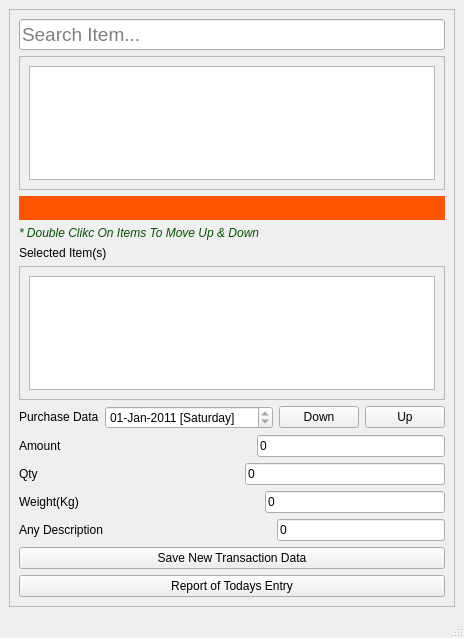
<?xml version="1.0" encoding="UTF-8"?>
<ui version="4.0">
 <class>frmSaveTranNew</class>
 <widget class="QMainWindow" name="frmSaveTranNew">
  <property name="geometry">
   <rect>
    <x>0</x>
    <y>0</y>
    <width>464</width>
    <height>638</height>
   </rect>
  </property>
  <property name="windowTitle">
   <string>MainWindow</string>
  </property>
  <widget class="QWidget" name="centralwidget">
   <layout class="QVBoxLayout" name="verticalLayout_2">
    <item>
     <widget class="QScrollArea" name="scrlArea">
      <property name="verticalScrollBarPolicy">
       <enum>Qt::ScrollBarAlwaysOff</enum>
      </property>
      <property name="horizontalScrollBarPolicy">
       <enum>Qt::ScrollBarAlwaysOff</enum>
      </property>
      <property name="widgetResizable">
       <bool>true</bool>
      </property>
      <widget class="QWidget" name="scrollAreaWidgetContents_6">
       <property name="geometry">
        <rect>
         <x>0</x>
         <y>0</y>
         <width>484</width>
         <height>574</height>
        </rect>
       </property>
       <layout class="QVBoxLayout" name="verticalLayout">
        <item>
         <widget class="QLineEdit" name="txtChooseItem">
          <property name="font">
           <font>
            <pointsize>14</pointsize>
           </font>
          </property>
          <property name="styleSheet">
           <string notr="true"/>
          </property>
          <property name="inputMethodHints">
           <set>Qt::ImhNone</set>
          </property>
          <property name="inputMask">
           <string/>
          </property>
          <property name="text">
           <string/>
          </property>
          <property name="placeholderText">
           <string>Search Item...</string>
          </property>
         </widget>
        </item>
        <item>
         <widget class="QScrollArea" name="scrlLstBoxTran">
          <property name="verticalScrollBarPolicy">
           <enum>Qt::ScrollBarAlwaysOff</enum>
          </property>
          <property name="horizontalScrollBarPolicy">
           <enum>Qt::ScrollBarAlwaysOff</enum>
          </property>
          <property name="widgetResizable">
           <bool>true</bool>
          </property>
          <widget class="QWidget" name="scrollAreaWidgetContents_7">
           <property name="geometry">
            <rect>
             <x>0</x>
             <y>0</y>
             <width>464</width>
             <height>101</height>
            </rect>
           </property>
           <layout class="QHBoxLayout" name="horizontalLayout_5">
            <item>
             <widget class="QListWidget" name="lstExistingDataTran">
              <property name="sizePolicy">
               <sizepolicy hsizetype="Expanding" vsizetype="Expanding">
                <horstretch>0</horstretch>
                <verstretch>0</verstretch>
               </sizepolicy>
              </property>
              <property name="font">
               <font>
                <pointsize>16</pointsize>
               </font>
              </property>
              <property name="verticalScrollBarPolicy">
               <enum>Qt::ScrollBarAlwaysOff</enum>
              </property>
              <property name="horizontalScrollBarPolicy">
               <enum>Qt::ScrollBarAlwaysOff</enum>
              </property>
             </widget>
            </item>
           </layout>
          </widget>
         </widget>
        </item>
        <item>
         <widget class="QLabel" name="lblTotalMatchFoundTran">
          <property name="sizePolicy">
           <sizepolicy hsizetype="Preferred" vsizetype="Fixed">
            <horstretch>0</horstretch>
            <verstretch>0</verstretch>
           </sizepolicy>
          </property>
          <property name="font">
           <font>
            <pointsize>16</pointsize>
            <weight>75</weight>
            <bold>true</bold>
           </font>
          </property>
          <property name="styleSheet">
           <string notr="true">background-color: rgb(255, 85, 0);</string>
          </property>
          <property name="text">
           <string/>
          </property>
          <property name="alignment">
           <set>Qt::AlignCenter</set>
          </property>
         </widget>
        </item>
        <item>
         <widget class="QLabel" name="label_3">
          <property name="font">
           <font>
            <weight>50</weight>
            <italic>true</italic>
            <bold>false</bold>
           </font>
          </property>
          <property name="styleSheet">
           <string notr="true">color: rgb(0, 85, 0);</string>
          </property>
          <property name="text">
           <string>* Double Clikc On Items To Move Up &amp; Down</string>
          </property>
         </widget>
        </item>
        <item>
         <widget class="QLabel" name="lblTotalAddedItems">
          <property name="sizePolicy">
           <sizepolicy hsizetype="Preferred" vsizetype="Fixed">
            <horstretch>0</horstretch>
            <verstretch>0</verstretch>
           </sizepolicy>
          </property>
          <property name="text">
           <string>Selected Item(s)</string>
          </property>
         </widget>
        </item>
        <item>
         <widget class="QScrollArea" name="scrlLstBoxTran2">
          <property name="sizePolicy">
           <sizepolicy hsizetype="Expanding" vsizetype="Expanding">
            <horstretch>0</horstretch>
            <verstretch>0</verstretch>
           </sizepolicy>
          </property>
          <property name="verticalScrollBarPolicy">
           <enum>Qt::ScrollBarAlwaysOff</enum>
          </property>
          <property name="horizontalScrollBarPolicy">
           <enum>Qt::ScrollBarAlwaysOff</enum>
          </property>
          <property name="widgetResizable">
           <bool>true</bool>
          </property>
          <widget class="QWidget" name="scrollAreaWidgetContents_8">
           <property name="geometry">
            <rect>
             <x>0</x>
             <y>0</y>
             <width>464</width>
             <height>101</height>
            </rect>
           </property>
           <layout class="QHBoxLayout" name="horizontalLayout_3">
            <item>
             <widget class="QListWidget" name="lstChooseItemTran">
              <property name="font">
               <font>
                <pointsize>16</pointsize>
               </font>
              </property>
              <property name="verticalScrollBarPolicy">
               <enum>Qt::ScrollBarAlwaysOff</enum>
              </property>
              <property name="horizontalScrollBarPolicy">
               <enum>Qt::ScrollBarAlwaysOff</enum>
              </property>
             </widget>
            </item>
           </layout>
          </widget>
         </widget>
        </item>
        <item>
         <layout class="QHBoxLayout" name="horizontalLayout_6">
          <item>
           <widget class="QLabel" name="label_5">
            <property name="sizePolicy">
             <sizepolicy hsizetype="Preferred" vsizetype="Fixed">
              <horstretch>0</horstretch>
              <verstretch>0</verstretch>
             </sizepolicy>
            </property>
            <property name="text">
             <string>Purchase Data</string>
            </property>
           </widget>
          </item>
          <item>
           <widget class="QDateEdit" name="dtPurchaseDate">
            <property name="sizePolicy">
             <sizepolicy hsizetype="Expanding" vsizetype="MinimumExpanding">
              <horstretch>0</horstretch>
              <verstretch>0</verstretch>
             </sizepolicy>
            </property>
            <property name="readOnly">
             <bool>true</bool>
            </property>
            <property name="maximumDate">
             <date>
              <year>2020</year>
              <month>12</month>
              <day>31</day>
             </date>
            </property>
            <property name="minimumDate">
             <date>
              <year>2011</year>
              <month>1</month>
              <day>1</day>
             </date>
            </property>
            <property name="displayFormat">
             <string>dd-MMM-yyyy [dddd]</string>
            </property>
            <property name="calendarPopup">
             <bool>false</bool>
            </property>
           </widget>
          </item>
          <item>
           <widget class="QPushButton" name="pushButton">
            <property name="text">
             <string>Down</string>
            </property>
           </widget>
          </item>
          <item>
           <widget class="QPushButton" name="pushButton_2">
            <property name="text">
             <string>Up</string>
            </property>
           </widget>
          </item>
         </layout>
        </item>
        <item>
         <layout class="QHBoxLayout" name="horizontalLayout">
          <item>
           <widget class="QLabel" name="label">
            <property name="sizePolicy">
             <sizepolicy hsizetype="Preferred" vsizetype="Fixed">
              <horstretch>0</horstretch>
              <verstretch>0</verstretch>
             </sizepolicy>
            </property>
            <property name="text">
             <string>Amount</string>
            </property>
           </widget>
          </item>
          <item>
           <spacer name="horizontalSpacer_3">
            <property name="orientation">
             <enum>Qt::Horizontal</enum>
            </property>
            <property name="sizeHint" stdset="0">
             <size>
              <width>40</width>
              <height>20</height>
             </size>
            </property>
           </spacer>
          </item>
          <item>
           <widget class="QLineEdit" name="txtAmt">
            <property name="inputMethodHints">
             <set>Qt::ImhFormattedNumbersOnly</set>
            </property>
            <property name="text">
             <string>0</string>
            </property>
           </widget>
          </item>
         </layout>
        </item>
        <item>
         <layout class="QHBoxLayout" name="horizontalLayout_2">
          <item>
           <widget class="QLabel" name="label_2">
            <property name="sizePolicy">
             <sizepolicy hsizetype="Preferred" vsizetype="Fixed">
              <horstretch>0</horstretch>
              <verstretch>0</verstretch>
             </sizepolicy>
            </property>
            <property name="text">
             <string>Qty</string>
            </property>
           </widget>
          </item>
          <item>
           <spacer name="horizontalSpacer">
            <property name="orientation">
             <enum>Qt::Horizontal</enum>
            </property>
            <property name="sizeHint" stdset="0">
             <size>
              <width>40</width>
              <height>20</height>
             </size>
            </property>
           </spacer>
          </item>
          <item>
           <widget class="QLineEdit" name="txtQty">
            <property name="inputMethodHints">
             <set>Qt::ImhFormattedNumbersOnly</set>
            </property>
            <property name="text">
             <string>0</string>
            </property>
           </widget>
          </item>
         </layout>
        </item>
        <item>
         <layout class="QHBoxLayout" name="horizontalLayout_4">
          <item>
           <widget class="QLabel" name="label_4">
            <property name="sizePolicy">
             <sizepolicy hsizetype="Preferred" vsizetype="Fixed">
              <horstretch>0</horstretch>
              <verstretch>0</verstretch>
             </sizepolicy>
            </property>
            <property name="text">
             <string>Weight(Kg)</string>
            </property>
           </widget>
          </item>
          <item>
           <spacer name="horizontalSpacer_4">
            <property name="orientation">
             <enum>Qt::Horizontal</enum>
            </property>
            <property name="sizeHint" stdset="0">
             <size>
              <width>40</width>
              <height>20</height>
             </size>
            </property>
           </spacer>
          </item>
          <item>
           <widget class="QLineEdit" name="txtWeight">
            <property name="inputMethodHints">
             <set>Qt::ImhFormattedNumbersOnly</set>
            </property>
            <property name="text">
             <string>0</string>
            </property>
           </widget>
          </item>
         </layout>
        </item>
        <item>
         <layout class="QHBoxLayout" name="horizontalLayout_8">
          <item>
           <widget class="QLabel" name="label_7">
            <property name="sizePolicy">
             <sizepolicy hsizetype="Preferred" vsizetype="Fixed">
              <horstretch>0</horstretch>
              <verstretch>0</verstretch>
             </sizepolicy>
            </property>
            <property name="text">
             <string>Any Description</string>
            </property>
           </widget>
          </item>
          <item>
           <spacer name="horizontalSpacer_6">
            <property name="orientation">
             <enum>Qt::Horizontal</enum>
            </property>
            <property name="sizeHint" stdset="0">
             <size>
              <width>40</width>
              <height>20</height>
             </size>
            </property>
           </spacer>
          </item>
          <item>
           <widget class="QLineEdit" name="txtAnyDescription">
            <property name="inputMethodHints">
             <set>Qt::ImhFormattedNumbersOnly</set>
            </property>
            <property name="text">
             <string>0</string>
            </property>
           </widget>
          </item>
         </layout>
        </item>
        <item>
         <widget class="QPushButton" name="cmdSaveTran">
          <property name="text">
           <string>Save New Transaction Data</string>
          </property>
         </widget>
        </item>
        <item>
         <widget class="QPushButton" name="cmdReportForTheDay">
          <property name="styleSheet">
           <string notr="true"/>
          </property>
          <property name="text">
           <string>Report of Todays Entry</string>
          </property>
         </widget>
        </item>
       </layout>
      </widget>
     </widget>
    </item>
   </layout>
  </widget>
  <widget class="QMenuBar" name="menubar">
   <property name="geometry">
    <rect>
     <x>0</x>
     <y>0</y>
     <width>464</width>
     <height>22</height>
    </rect>
   </property>
  </widget>
  <widget class="QStatusBar" name="statusbar"/>
 </widget>
 <resources/>
 <connections>
  <connection>
   <sender>pushButton</sender>
   <signal>clicked()</signal>
   <receiver>dtPurchaseDate</receiver>
   <slot>stepDown()</slot>
   <hints>
    <hint type="sourcelabel">
     <x>324</x>
     <y>475</y>
    </hint>
    <hint type="destinationlabel">
     <x>178</x>
     <y>482</y>
    </hint>
   </hints>
  </connection>
  <connection>
   <sender>pushButton_2</sender>
   <signal>clicked()</signal>
   <receiver>dtPurchaseDate</receiver>
   <slot>stepUp()</slot>
   <hints>
    <hint type="sourcelabel">
     <x>410</x>
     <y>484</y>
    </hint>
    <hint type="destinationlabel">
     <x>156</x>
     <y>483</y>
    </hint>
   </hints>
  </connection>
 </connections>
</ui>
